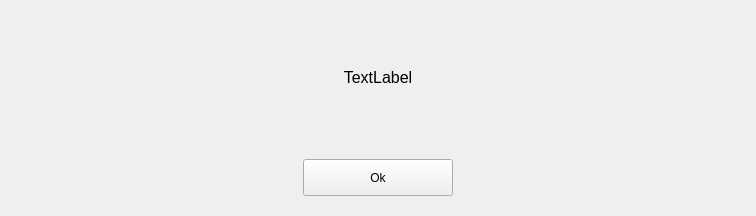
<?xml version="1.0" encoding="UTF-8"?>
<ui version="4.0">
 <class>Form</class>
 <widget class="QWidget" name="Form">
  <property name="geometry">
   <rect>
    <x>0</x>
    <y>0</y>
    <width>756</width>
    <height>216</height>
   </rect>
  </property>
  <property name="windowTitle">
   <string>Form</string>
  </property>
  <property name="styleSheet">
   <string notr="true">QFrame { 
 border: none; background: transparent;
 }</string>
  </property>
  <layout class="QVBoxLayout" name="verticalLayout">
   <item>
    <widget class="QFrame" name="frame_3">
     <property name="frameShape">
      <enum>QFrame::NoFrame</enum>
     </property>
     <layout class="QHBoxLayout" name="horizontalLayout">
      <item>
       <widget class="QFrame" name="frame_4">
        <property name="minimumSize">
         <size>
          <width>0</width>
          <height>115</height>
         </size>
        </property>
        <property name="frameShape">
         <enum>QFrame::NoFrame</enum>
        </property>
        <layout class="QVBoxLayout" name="verticalLayout_2">
         <item>
          <widget class="QLabel" name="label_2">
           <property name="text">
            <string>&lt;html&gt;&lt;head/&gt;&lt;body&gt;&lt;p align=&quot;center&quot;&gt;&lt;span style=&quot; font-size:12pt;&quot;&gt;TextLabel&lt;/span&gt;&lt;/p&gt;&lt;/body&gt;&lt;/html&gt;</string>
           </property>
          </widget>
         </item>
        </layout>
       </widget>
      </item>
     </layout>
    </widget>
   </item>
   <item>
    <widget class="QFrame" name="frame">
     <property name="frameShape">
      <enum>QFrame::NoFrame</enum>
     </property>
     <layout class="QHBoxLayout" name="horizontalLayout_3">
      <item>
       <widget class="QPushButton" name="pushButton">
        <property name="maximumSize">
         <size>
          <width>150</width>
          <height>40</height>
         </size>
        </property>
        <property name="styleSheet">
         <string notr="true">QPushButton{
rgb(141, 141, 141)}</string>
        </property>
        <property name="text">
         <string>Ok</string>
        </property>
       </widget>
      </item>
     </layout>
    </widget>
   </item>
  </layout>
 </widget>
 <resources/>
 <connections/>
</ui>
